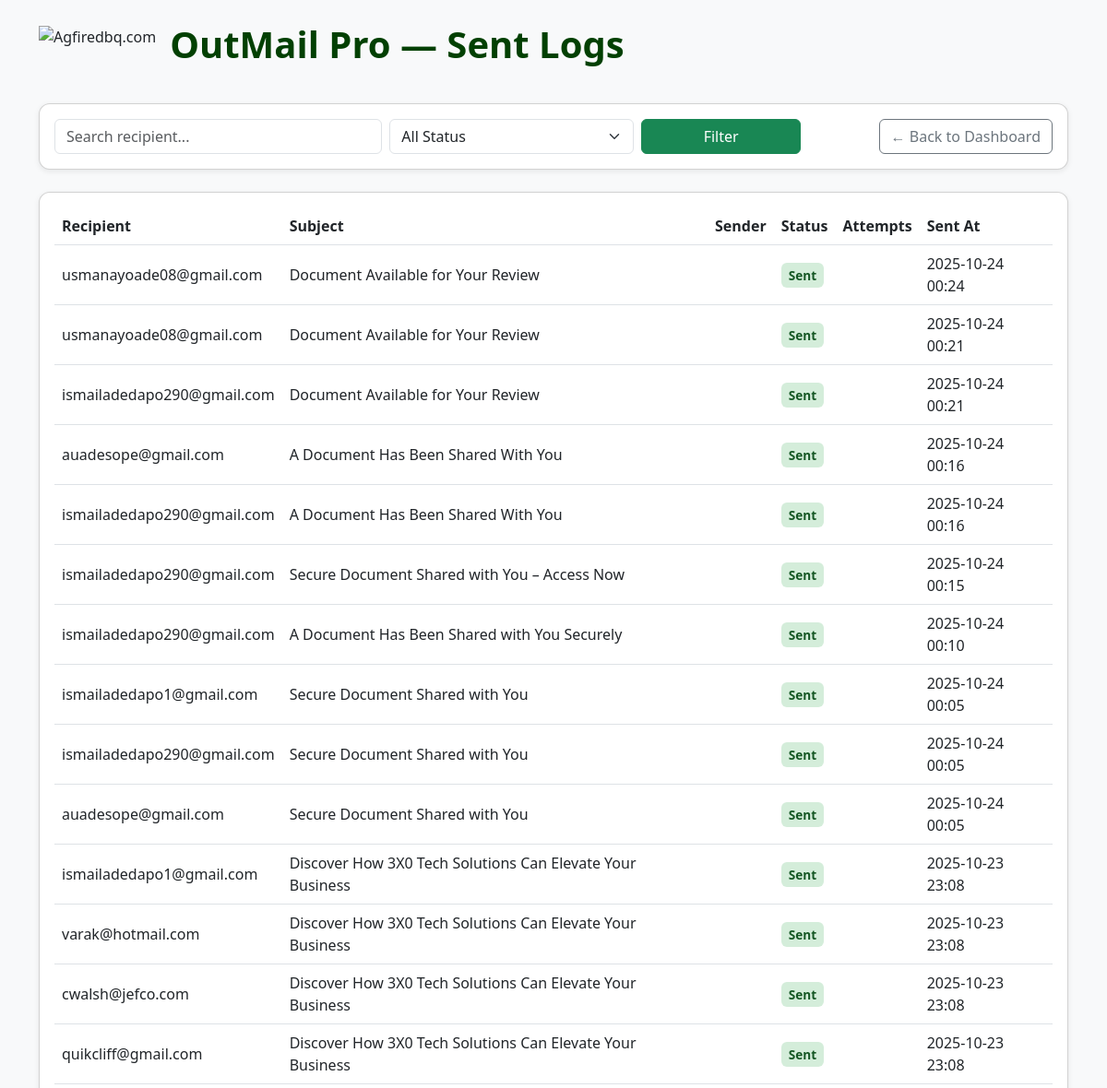
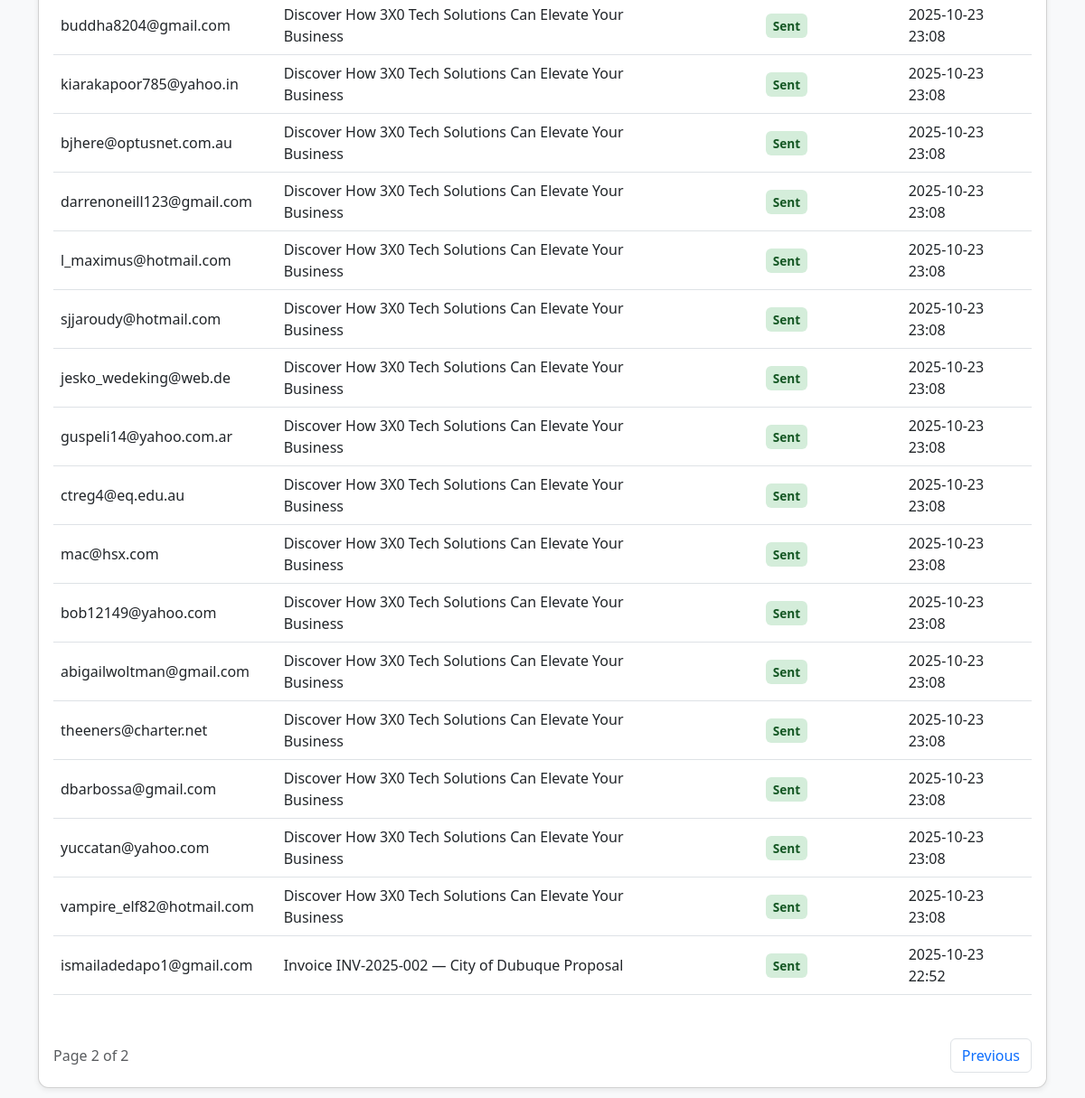
/mailer/logs/?page=2 (signed in), run on the app's committed database (2 pictures, top to bottom).
### mailer/models.py (models this page shows, shortened)
class EmailLog(models.Model):
    STATUS_CHOICES = [
        ("sent", "Sent"),
        ("failed", "Failed"),
    ]
    user = models.ForeignKey(User, on_delete=models.CASCADE, null=True, blank=True, related_name="email_logs")
    recipient = models.EmailField()
    subject = models.CharField(max_length=255)
    body = models.TextField(blank=True)  # store a copy or snippet
    status = models.CharField(max_length=10, choices=STATUS_CHOICES)
    error_message = models.TextField(blank=True, null=True)
    retries = models.IntegerField(default=0)
    sent_at = models.DateTimeField(auto_now_add=True)

### mailer/views.py (the view)
# urls.py: path("logs/", views.sent_logs, name="sent_logs"),
@login_required
def sent_logs(request):
    qs = EmailLog.objects.filter(user=request.user).order_by("-sent_at")
    q = request.GET.get("q")
    if q:
        qs = qs.filter(recipient__icontains=q)
    status = request.GET.get("status")
    if status in ("sent", "failed"):
        qs = qs.filter(status=status)
    paginator = Paginator(qs, 50)  # 50 logs per page
    page_number = request.GET.get("page", 1)
    page_obj = paginator.get_page(page_number)
    return render(request, "mailer/logs.html", {"page_obj": page_obj})

### mailer/templates/mailer/logs.html (shortened to what this page needs)
{% load static %}
<!doctype html>
<html lang="en">
<head>
  <link href="https://cdn.jsdelivr.net/npm/bootstrap@5.3.0/dist/css/bootstrap.min.css" rel="stylesheet">
</head>
<body class="p-4">
  <div class="container">
    <div class="header">
       <img src="https://pbs.twimg.com/media/G3C-pciWoAAoWlj?format=jpg&name=360x360" alt="Agfiredbq.com">
      <h1>OutMail Pro — Sent Logs</h1>
    </div>
    <div class="card p-3 mb-4">
      <form class="row g-2 align-items-center">
        <div class="col-md-4">
          <input name="q" value="{{ request.GET.q }}" class="form-control" placeholder="Search recipient...">
        </div>
        <div class="col-md-3">
          <select name="status" class="form-select">
            <option value="">All Status</option>
          </select>
        </div>
        <div class="col-md-2">
          <button class="btn btn-success w-100">Filter</button>
        </div>
        <div class="col-md-3 text-end">
          <a href="{% url 'mailer:dashboard' %}" class="btn btn-outline-secondary">← Back to Dashboard</a>
        </div>
      </form>
    </div>
    <div class="card p-3">
      <div class="table-responsive">
        <table class="table table-hover align-middle">
          <thead>
            <tr>
              <th>Recipient</th>
              <th>Subject</th>
              <th>Sender</th>
              <th>Status</th>
              <th>Attempts</th>
              <th>Sent At</th>
            </tr>
          </thead>
          <tbody>
            {% for item in page_obj %}
            <tr>
              <td>{{ item.recipient }}</td>
              <td>{{ item.subject|truncatechars:60 }}</td>
              <td>{{ item.sender }}</td>
              <td>
                {% if item.status == 'SENT' %}
                  <span class="status-badge status-sent">Sent</span>
                {% elif item.status == 'FAILED' %}
                  <span class="status-badge status-failed">Failed</span>
                {% else %}
                  <span class="status-badge status-sent"">Sent</span>
                {% endif %}
              </td>
              <td>{{ item.attempts }}</td>
              <td>{{ item.sent_at|date:"Y-m-d H:i" }}</td>
            </tr>
            {% empty %}
            <tr><td colspan="6" class="text-center text-muted">No records found.</td></tr>
            {% endfor %}
          </tbody>
        </table>
      </div>
      <div class="footer-nav">
        <div>
          <span class="text-muted">
            Page {{ page_obj.number }} of {{ page_obj.paginator.num_pages }}
          </span>
        </div>
        <ul class="pagination mb-0">
          {% if page_obj.has_previous %}
            <li class="page-item"><a class="page-link" href="?page={{ page_obj.previous_page_number }}">Previous</a></li>
          {% endif %}
        </ul>
      </div>
    </div>
  </div>
</body>
</html>

### mailer/templates/mailer/logs.html (style rules this page uses)
body { background-color: #f8f9fa; font-family: "Segoe UI", Roboto, Helvetica, Arial, sans-serif; }
.header { display: flex; align-items: center; margin-bottom: 2rem; }
.header img { height: 48px; }
.header h1 { margin-left: 15px; font-weight: 600; color: #024002; }
.card { border-radius: 12px; box-shadow: 0 2px 6px rgba(0,0,0,0.08); }
.table thead { background-color: #024002; color: white; }
.status-badge { font-size: 0.85rem; padding: 4px 8px; border-radius: 6px; font-weight: 600; }
.status-sent { background-color: #d4edda; color: #155724; }
.footer-nav { margin-top: 2rem; display: flex; justify-content: space-between; align-items: center; }

### data on the page
EmailLog: recipient "usmanayoade08@gmail.com", subject "Document Available for Your Review", status "Sent", sent_at "2025-10-24 00:24"
EmailLog: recipient "usmanayoade08@gmail.com", subject "Document Available for Your Review", status "Sent", sent_at "2025-10-24 00:21"
EmailLog: recipient "ismailadedapo290@gmail.com", subject "Document Available for Your Review", status "Sent", sent_at "2025-10-24 00:21"
EmailLog: recipient "auadesope@gmail.com", subject "A Document Has Been Shared With You", status "Sent", sent_at "2025-10-24 00:16"
EmailLog: recipient "ismailadedapo290@gmail.com", subject "A Document Has Been Shared With You", status "Sent", sent_at "2025-10-24 00:16"
EmailLog: recipient "ismailadedapo290@gmail.com", subject "Secure Document Shared with You – Access Now", status "Sent", sent_at "2025-10-24 00:15"
EmailLog: recipient "ismailadedapo290@gmail.com", subject "A Document Has Been Shared with You Securely", status "Sent", sent_at "2025-10-24 00:10"
EmailLog: recipient "ismailadedapo1@gmail.com", subject "Secure Document Shared with You", status "Sent", sent_at "2025-10-24 00:05"
EmailLog: recipient "ismailadedapo290@gmail.com", subject "Secure Document Shared with You", status "Sent", sent_at "2025-10-24 00:05"
EmailLog: recipient "auadesope@gmail.com", subject "Secure Document Shared with You", status "Sent", sent_at "2025-10-24 00:05"
EmailLog: recipient "ismailadedapo1@gmail.com", subject "Discover How 3X0 Tech Solutions Can Elevate Your Business", status "Sent", sent_at "2025-10-23 23:08"
EmailLog: recipient "varak@hotmail.com", subject "Discover How 3X0 Tech Solutions Can Elevate Your Business", status "Sent", sent_at "2025-10-23 23:08"
EmailLog: recipient "cwalsh@jefco.com", subject "Discover How 3X0 Tech Solutions Can Elevate Your Business", status "Sent", sent_at "2025-10-23 23:08"
EmailLog: recipient "quikcliff@gmail.com", subject "Discover How 3X0 Tech Solutions Can Elevate Your Business", status "Sent", sent_at "2025-10-23 23:08"
EmailLog: recipient "buddha8204@gmail.com", subject "Discover How 3X0 Tech Solutions Can Elevate Your Business", status "Sent", sent_at "2025-10-23 23:08"
EmailLog: recipient "kiarakapoor785@yahoo.in", subject "Discover How 3X0 Tech Solutions Can Elevate Your Business", status "Sent", sent_at "2025-10-23 23:08"
EmailLog: recipient "bjhere@optusnet.com.au", subject "Discover How 3X0 Tech Solutions Can Elevate Your Business", status "Sent", sent_at "2025-10-23 23:08"
EmailLog: recipient "darrenoneill123@gmail.com", subject "Discover How 3X0 Tech Solutions Can Elevate Your Business", status "Sent", sent_at "2025-10-23 23:08"
EmailLog: recipient "l_maximus@hotmail.com", subject "Discover How 3X0 Tech Solutions Can Elevate Your Business", status "Sent", sent_at "2025-10-23 23:08"
EmailLog: recipient "sjjaroudy@hotmail.com", subject "Discover How 3X0 Tech Solutions Can Elevate Your Business", status "Sent", sent_at "2025-10-23 23:08"
EmailLog: recipient "jesko_wedeking@web.de", subject "Discover How 3X0 Tech Solutions Can Elevate Your Business", status "Sent", sent_at "2025-10-23 23:08"
EmailLog: recipient "guspeli14@yahoo.com.ar", subject "Discover How 3X0 Tech Solutions Can Elevate Your Business", status "Sent", sent_at "2025-10-23 23:08"
EmailLog: recipient "ctreg4@eq.edu.au", subject "Discover How 3X0 Tech Solutions Can Elevate Your Business", status "Sent", sent_at "2025-10-23 23:08"
EmailLog: recipient "mac@hsx.com", subject "Discover How 3X0 Tech Solutions Can Elevate Your Business", status "Sent", sent_at "2025-10-23 23:08"
EmailLog: recipient "bob12149@yahoo.com", subject "Discover How 3X0 Tech Solutions Can Elevate Your Business", status "Sent", sent_at "2025-10-23 23:08"
EmailLog: recipient "abigailwoltman@gmail.com", subject "Discover How 3X0 Tech Solutions Can Elevate Your Business", status "Sent", sent_at "2025-10-23 23:08"
EmailLog: recipient "theeners@charter.net", subject "Discover How 3X0 Tech Solutions Can Elevate Your Business", status "Sent", sent_at "2025-10-23 23:08"
EmailLog: recipient "dbarbossa@gmail.com", subject "Discover How 3X0 Tech Solutions Can Elevate Your Business", status "Sent", sent_at "2025-10-23 23:08"
EmailLog: recipient "yuccatan@yahoo.com", subject "Discover How 3X0 Tech Solutions Can Elevate Your Business", status "Sent", sent_at "2025-10-23 23:08"
EmailLog: recipient "vampire_elf82@hotmail.com", subject "Discover How 3X0 Tech Solutions Can Elevate Your Business", status "Sent", sent_at "2025-10-23 23:08"
EmailLog: recipient "ismailadedapo1@gmail.com", subject "Invoice INV-2025-002 — City of Dubuque Proposal", status "Sent", sent_at "2025-10-23 22:52"

### other printed values
{{ page_obj.number }} "2"
{{ page_obj.paginator.num_pages }} "2"
